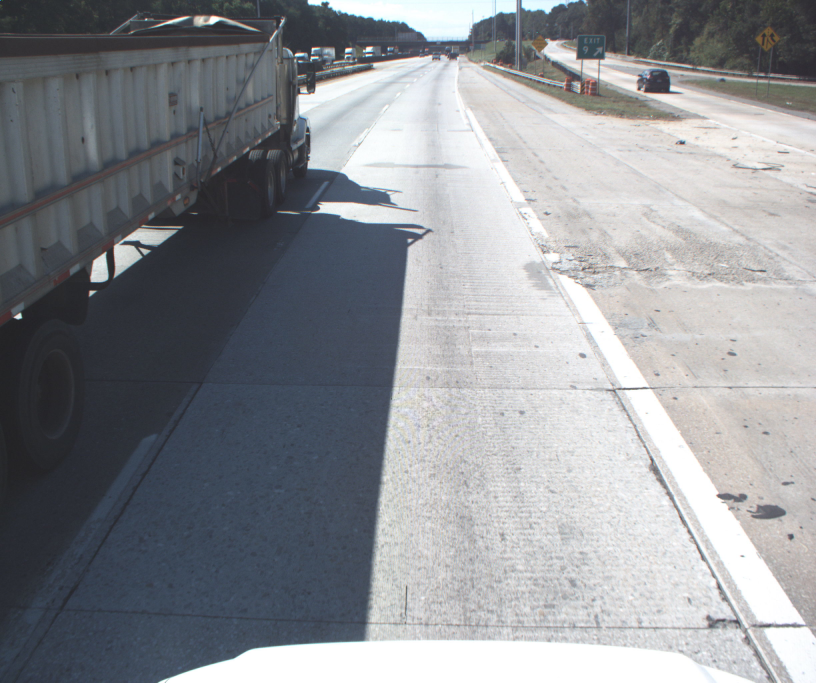
#> input picture Submission 2.0/0000745.jpg, 2448 x 2048 px (shown at 1/3 size); its folder holds only this picture in this run
$ python -i utility_functions.py   (imports and definitions only)   (older library calls are emulated)
#> lines starting #> are read from the running program, lines starting #| are printed output that depends on the picture; after the words box and inside, x2 and y2 are one past the last pixel; in counts of white or black regions, pixels touching at a corner belong together
#> further down, picture is the input picture: shape (2048, 2448, 3); mean B, G, R 148.8, 144.5, 142
import cv2
from math import sin, cos, sqrt, atan2, radians
import numpy as np

"""
R-->Radius of the earth
kernel --> kernel for smoothing and noise reduction
"""
R = 6373.0
kernel = np.ones((3, 3), np.uint8)


"""
def get_angle
    @param: image and pixel to find angle
    @returns theta w.r.t diagnol
"""


# [54 lines left out: functions get_angle, get_distance_between_cordinates, not called in this run]


def morphology(black_white, kernel):
    closing = cv2.morphologyEx(black_white, cv2.MORPH_CLOSE, kernel)
    opening = cv2.morphologyEx(closing, cv2.MORPH_OPEN, kernel)
    return opening


def _rgb_threshold(rgb, rgb_t=180):
#> called with rgb_t = 180
    low_rgb = np.array([rgb_t, rgb_t, rgb_t])
    high_rgb = np.array([255, 255, 255])
    black_white = cv2.inRange(rgb, low_rgb, high_rgb)
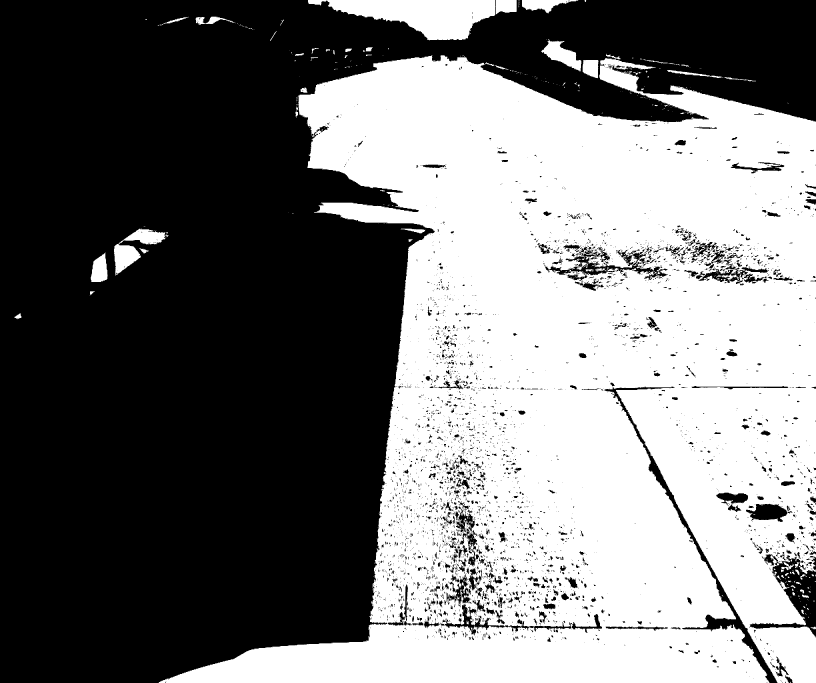
#> black_white: shape (2048, 2448) (shown at 1/3 size); 46.5% white; 911 white regions (824 under 20 px), largest, box (x1, y1, x2, y2) and area: (476, 166, 2448, 2048) 2261386, (924, 0, 1486, 121) 37413, (342, 686, 506, 826) 8256
    return black_white


def _drgb_threshold(img, drgb_t=30):
#> called with drgb_t = 30
    blank_drgb = np.zeros(img.shape, np.uint8)
    b = np.array(img[:, :, 0], np.int)
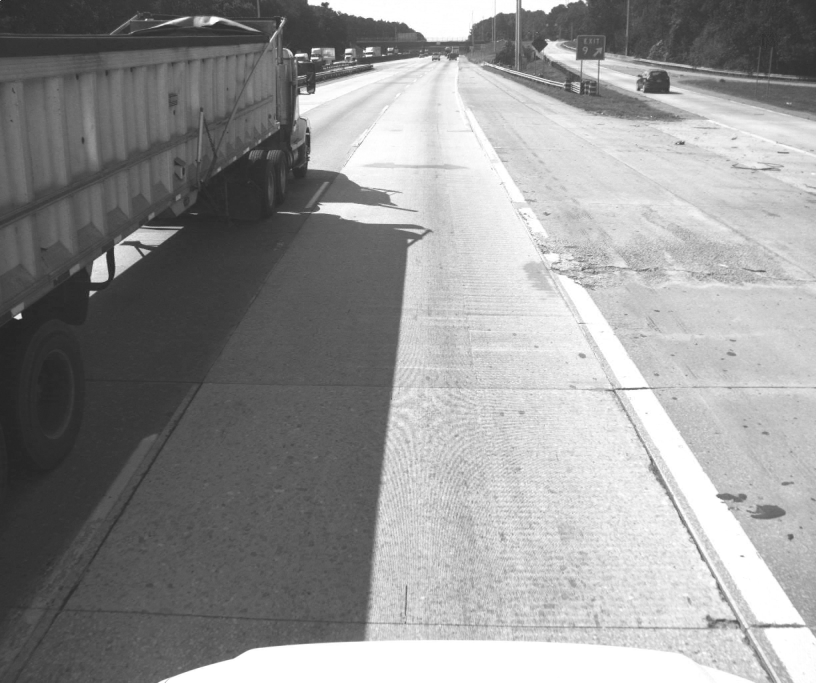
#> b: shape (2048, 2448) int64 (shown at 1/3 size); min 0, max 255, mean 148.8
    g = np.array(img[:, :, 1], np.int)
    r = np.array(img[:, :, 2], np.int)
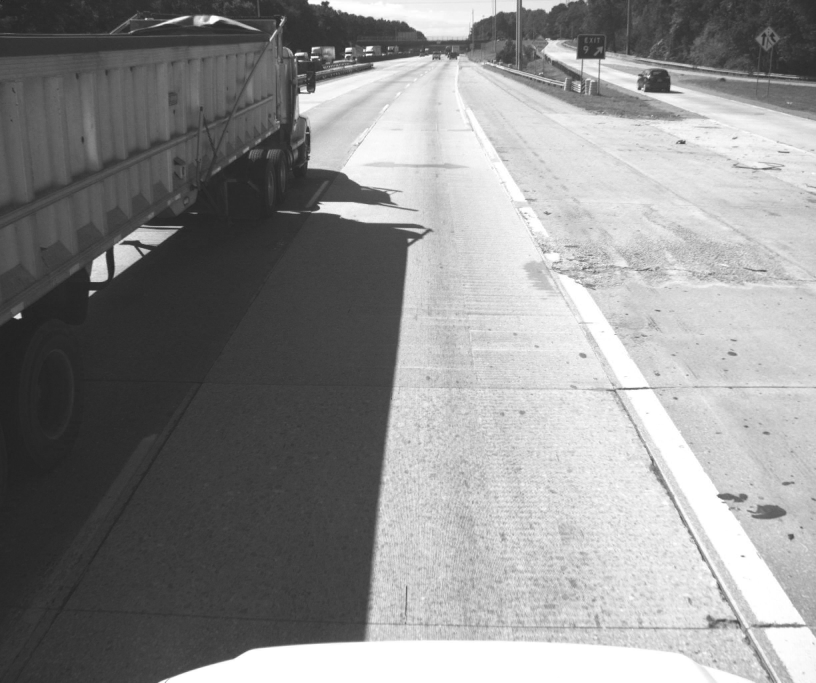
#> r: shape (2048, 2448) int64 (shown at 1/3 size); min 0, max 255, mean 142
    blank_drgb[:, :, 0] = np.absolute(np.subtract(b, r))
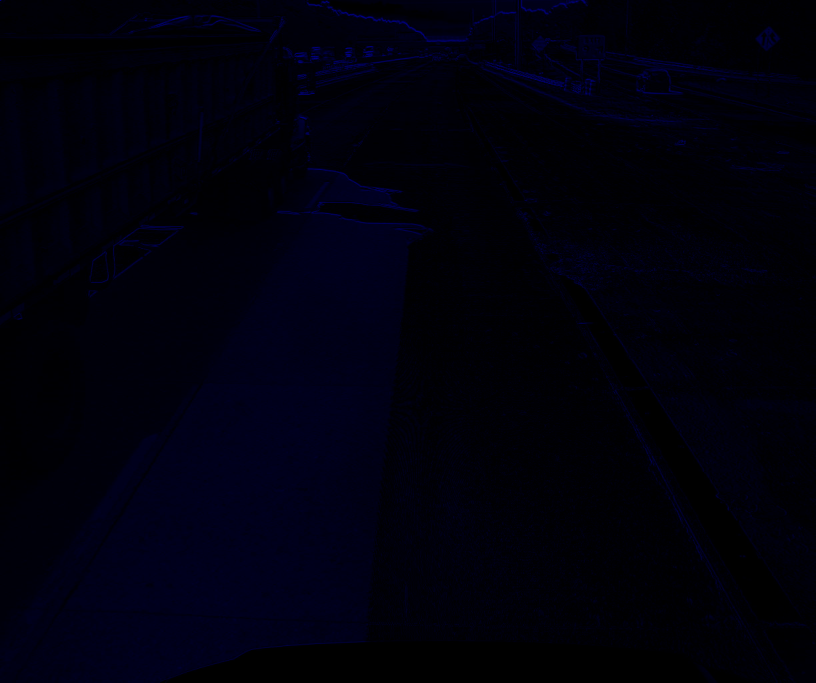
#> blank_drgb: shape (2048, 2448, 3) (shown at 1/3 size); mean of channels 0, 1, 2 12.1, 0, 0; drawn as B, G, R
    blank_drgb[:, :, 1] = np.absolute(np.subtract(g, b))
    blank_drgb[:, :, 2] = np.absolute(np.subtract(r, g))
    lower = np.array([0, 0, 0])
    higher = np.array([drgb_t, drgb_t, drgb_t])
    mask = cv2.inRange(blank_drgb, lower, higher)
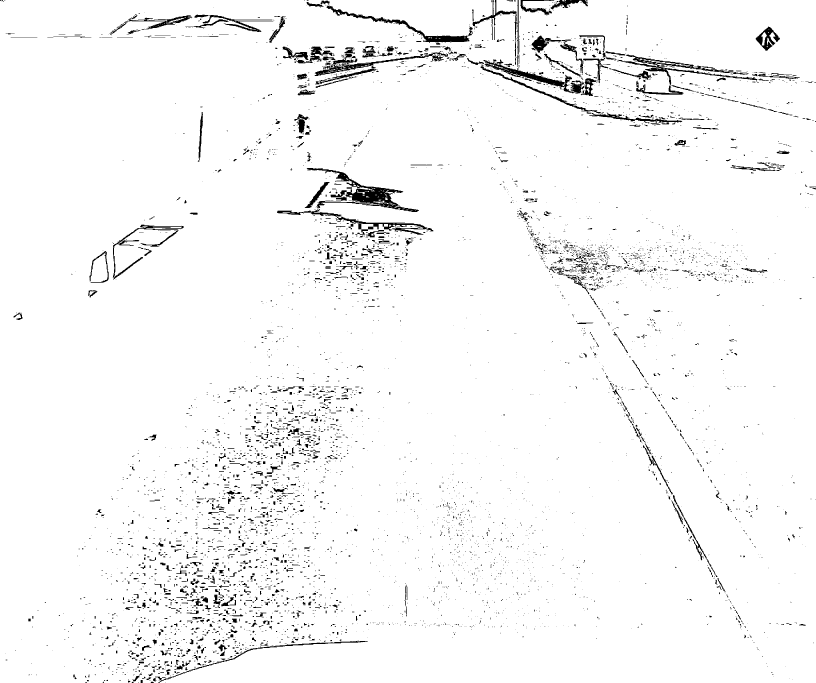
#> mask: shape (2048, 2448) (shown at 1/3 size); 96.8% white; 6035 black regions (4950 under 20 px), largest, box (x1, y1, x2, y2) and area: (920, 504, 1257, 636) 9263, (1862, 164, 2272, 284) 6277, (1450, 178, 1754, 282) 5261
    return mask

def get_area(img):
        thresh_rgb=_rgb_threshold(img, 180)
        thresh_rgb = morphology(thresh_rgb, kernel)

        thresh_Drgb = _drgb_threshold(img)
        thresh_Drgb = morphology(thresh_Drgb, kernel)
#> in morphology (call 2), `closing = cv2.morphologyEx(black_white, cv2.MORPH_CLOSE, kernel)`:
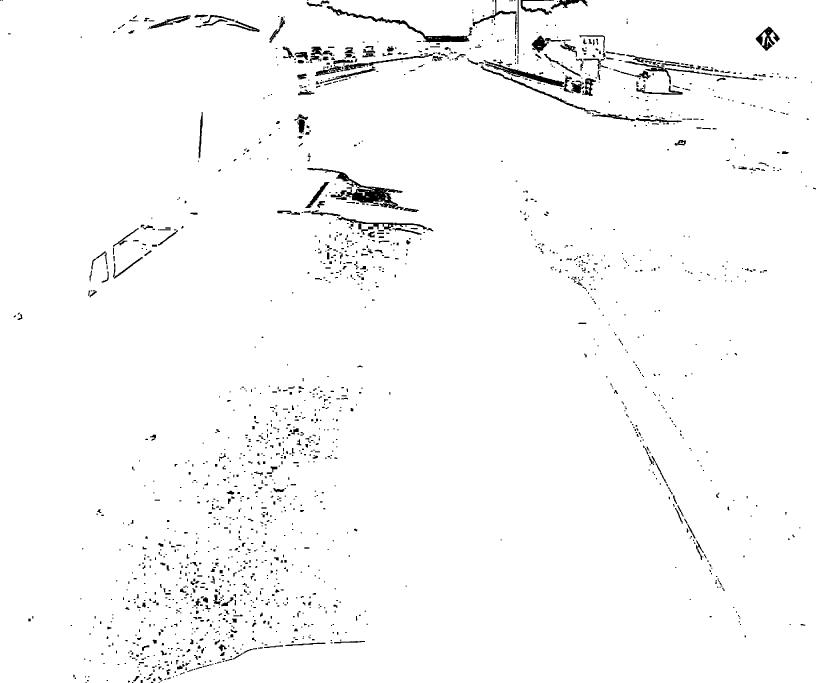
#> closing: shape (2048, 2448) (shown at 1/3 size); 97.8% white; 1788 black regions (873 under 20 px), largest, box (x1, y1, x2, y2) and area: (922, 504, 1208, 626) 7405, (980, 18, 1408, 128) 4784, (1456, 184, 1716, 278) 3861

        thresh = cv2.bitwise_and(thresh_rgb, thresh_Drgb)
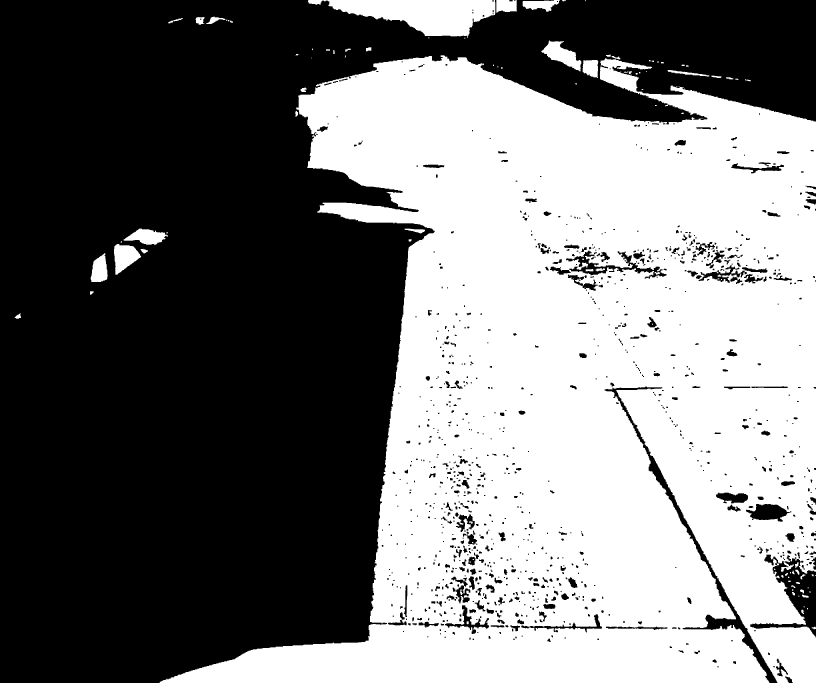
#> thresh: shape (2048, 2448) (shown at 1/3 size); 47% white; 112 white regions (45 under 20 px)
        cnt_img,contours,_ = cv2.findContours(thresh, 1, 2)
#> contours = 1102 contours, 352 with area under 20; largest, box (x1, y1, x2, y2) and area: (479, 166, 2448, 2048) 2361248, (924, 0, 1486, 114) 34531, (1697, 751, 2001, 837) 7094, (1624, 121, 1744, 214) 4833, (2237, 1511, 2375, 1566) 4500
        cv2.imwrite('cnt_image.jpeg',cnt_img)
#> (the run stopped early here; a loop or call above may not have finished)

$ run again, on Submission 2.0/0000752.jpg
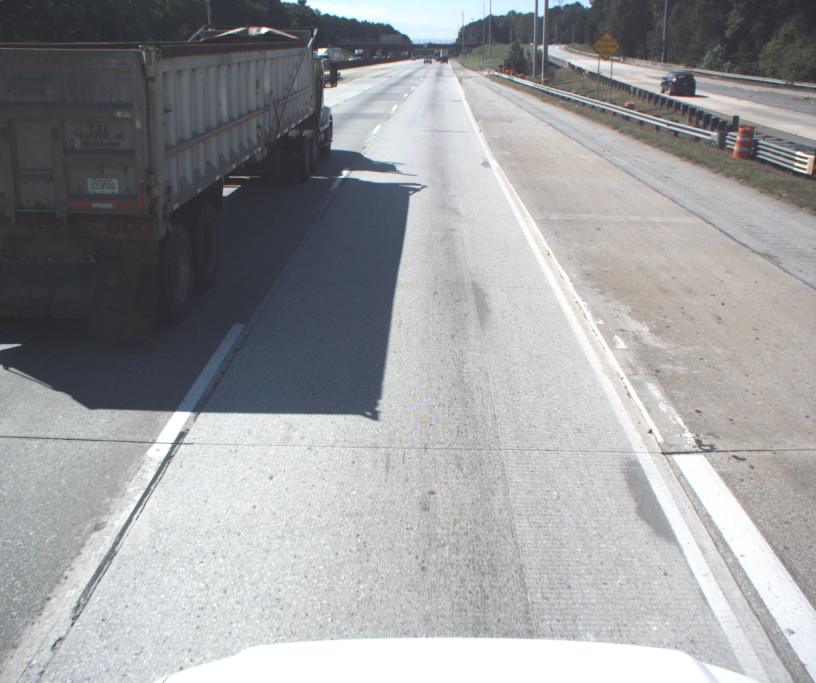
#> input picture Submission 2.0/0000752.jpg, 2448 x 2048 px (shown at 1/3 size)
#> picture is the input picture: shape (2048, 2448, 3); mean B, G, R 158.3, 156.1, 155
#> in _rgb_threshold, `black_white = cv2.inRange(rgb, low_rgb, high_rgb)`:
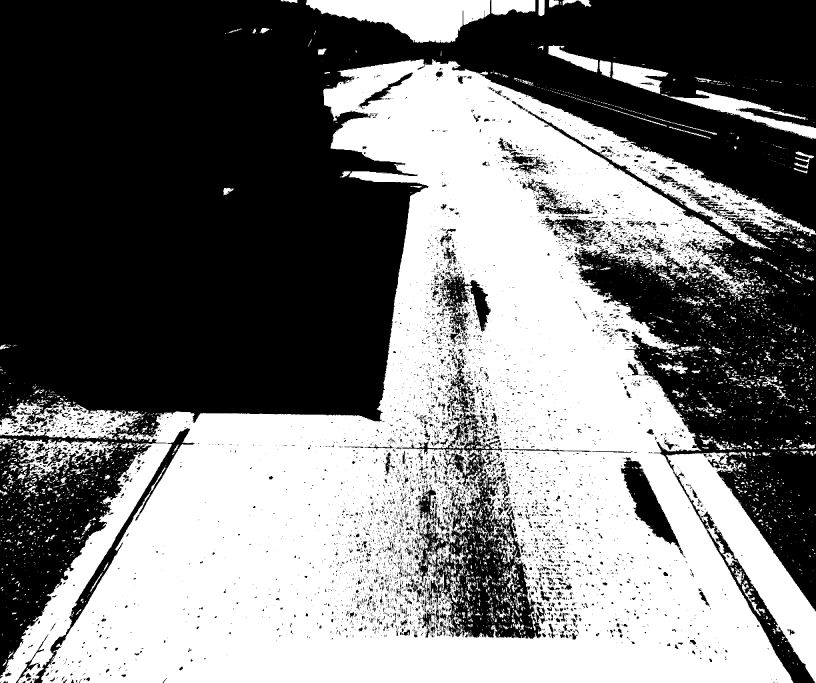
#> black_white: shape (2048, 2448) (shown at 1/3 size); 47.2% white; 5323 white regions (4534 under 20 px), largest, box (x1, y1, x2, y2) and area: (0, 178, 2448, 2048) 2174561, (917, 0, 1471, 128) 42132, (0, 1203, 434, 1320) 25120
#> closing: shape (2048, 2448); 48.9% white; 2531 white regions (2008 under 20 px), largest, box (x1, y1, x2, y2) and area: (0, 178, 2448, 2048) 2294073, (917, 0, 1471, 128) 42344, (38, 1318, 364, 1454) 15420
#> opening: shape (2048, 2448); 48.3% white; 1003 white regions (431 under 20 px), largest, box (x1, y1, x2, y2) and area: (0, 178, 2448, 2048) 2242673, (918, 0, 1471, 128) 42331, (0, 1204, 431, 1318) 27027
#> mask: shape (2048, 2448); 97.3% white; 3946 black regions (3427 under 20 px), largest, box (x1, y1, x2, y2) and area: (1457, 144, 2157, 428) 13913, (1280, 0, 1605, 176) 12235, (529, 974, 736, 1236) 10539
#> closing: shape (2048, 2448); 97.9% white; 892 black regions (447 under 20 px), largest, box (x1, y1, x2, y2) and area: (1462, 203, 2155, 427) 12934, (1280, 0, 1605, 87) 11366, (530, 974, 736, 1236) 10469
#> opening: shape (2048, 2448); 97.8% white; 699 black regions (350 under 20 px), largest, box (x1, y1, x2, y2) and area: (912, 0, 1605, 144) 19607, (1462, 203, 2155, 427) 14789, (530, 974, 736, 1236) 10514
#> in get_area, `thresh = cv2.bitwise_and(thresh_rgb, thresh_Drgb)`:
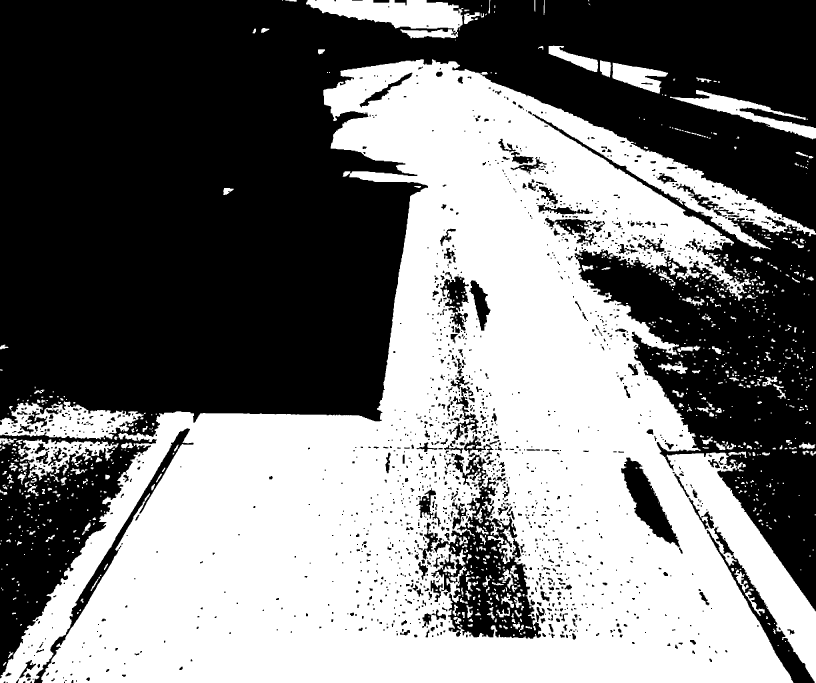
#> thresh: shape (2048, 2448) (shown at 1/3 size); 47.9% white; 1009 white regions (444 under 20 px)
#> contours = 2579 contours, 1055 with area under 20; largest, box (x1, y1, x2, y2) and area: (0, 178, 2448, 2048) 2432581, (1293, 1357, 1625, 1917) 86744, (0, 1204, 431, 1318) 30662, (918, 0, 1388, 115) 30070, (1862, 1371, 2041, 1643) 17188

$ run again, on Submission 2.0/0000757.jpg
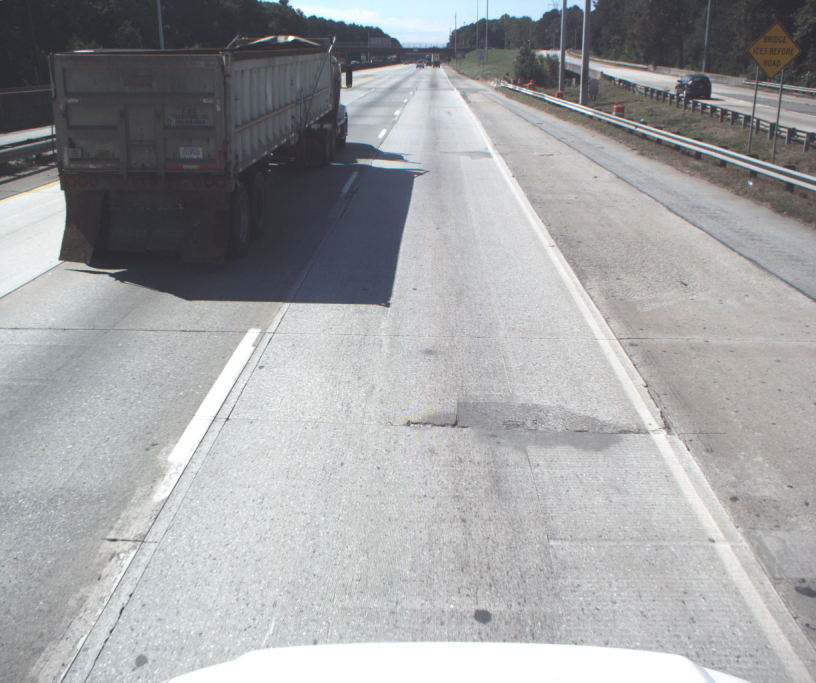
#> input picture Submission 2.0/0000757.jpg, 2448 x 2048 px (shown at 1/3 size)
#> picture is the input picture: shape (2048, 2448, 3); mean B, G, R 163.7, 162, 160.8
#> in _rgb_threshold, `black_white = cv2.inRange(rgb, low_rgb, high_rgb)`:
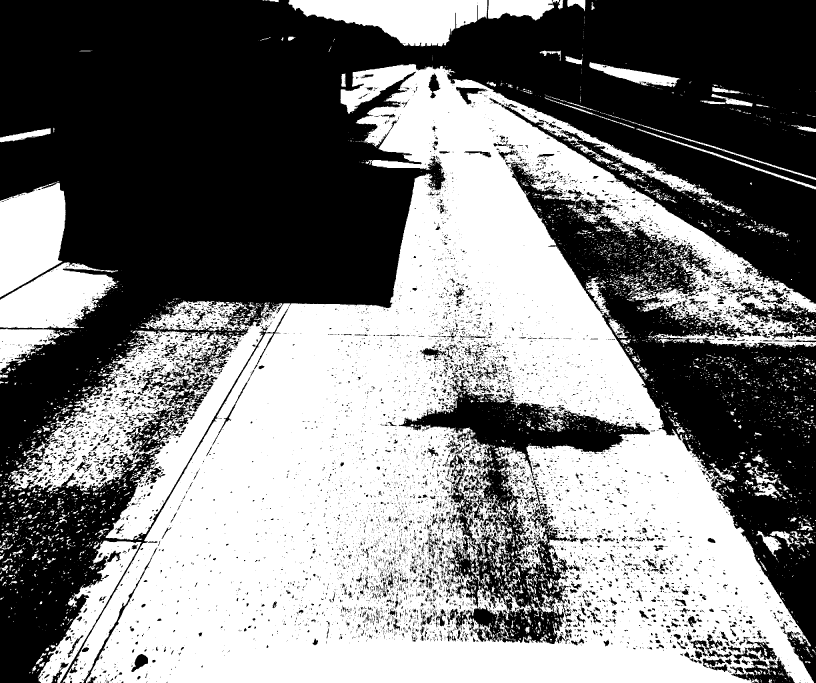
#> black_white: shape (2048, 2448) (shown at 1/3 size); 49.3% white; 6201 white regions (5350 under 20 px), largest, box (x1, y1, x2, y2) and area: (34, 192, 2448, 2048) 2158451, (0, 544, 197, 892) 49963, (865, 0, 1462, 139) 49529
#> closing: shape (2048, 2448); 51.4% white; 2843 black regions (1266 under 20 px), largest, box (x1, y1, x2, y2) and area: (0, 0, 2448, 2048) 1805418, (1533, 492, 2448, 2048) 353164, (1202, 1140, 1950, 1419) 60260
#> opening: shape (2048, 2448); 50.7% white; 1972 black regions (857 under 20 px), largest, box (x1, y1, x2, y2) and area: (0, 0, 2448, 2048) 1823628, (1533, 486, 2448, 2048) 371675, (1202, 1140, 1950, 1932) 131945
#> mask: shape (2048, 2448); 97% white; 4047 black regions (3637 under 20 px), largest, box (x1, y1, x2, y2) and area: (845, 0, 1688, 155) 39375, (1498, 204, 2448, 574) 19622, (906, 40, 1352, 148) 11926
#> closing: shape (2048, 2448); 97.6% white; 705 black regions (336 under 20 px), largest, box (x1, y1, x2, y2) and area: (858, 0, 1688, 99) 38562, (1500, 239, 2448, 574) 15995, (906, 41, 1350, 148) 11751
#> opening: shape (2048, 2448); 97.5% white; 520 black regions (244 under 20 px), largest, box (x1, y1, x2, y2) and area: (858, 0, 1688, 141) 39494, (1500, 238, 2448, 574) 20053, (906, 41, 1355, 148) 12046
#> in get_area, `thresh = cv2.bitwise_and(thresh_rgb, thresh_Drgb)`:
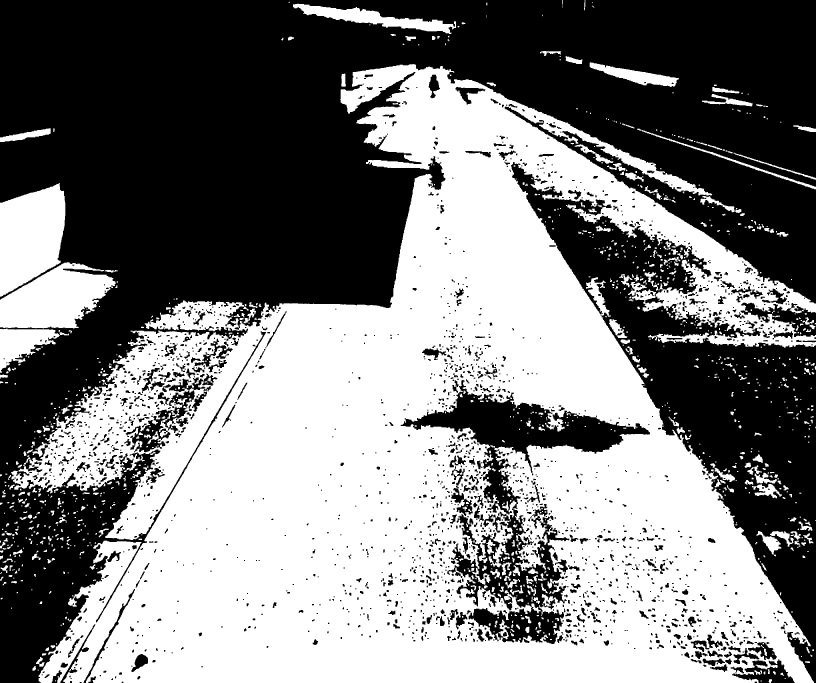
#> thresh: shape (2048, 2448) (shown at 1/3 size); 49.6% white; 1184 white regions (498 under 20 px)
#> contours = 3185 contours, 1221 with area under 20; largest, box (x1, y1, x2, y2) and area: (33, 192, 2448, 2048) 2542260, (1201, 1139, 1951, 1933) 149220, (0, 549, 196, 890) 48294, (0, 787, 347, 986) 43557, (376, 1120, 653, 1358) 16916
